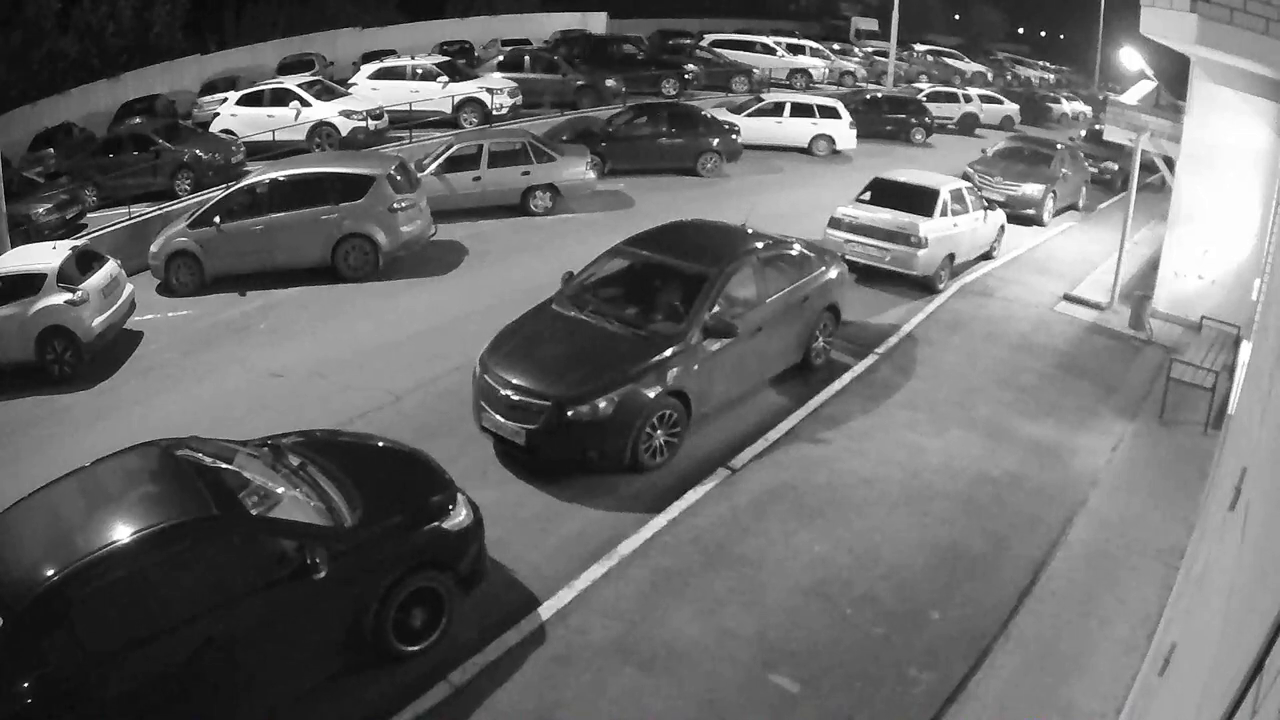
#> input picture frame 10 of Task16/1.mp4, 1280 x 720 px
$ jupyter execute 161.ipynb
#> lines starting #> are read from the running program, lines starting #| are printed output that depends on the picture; after the words box and inside, x2 and y2 are one past the last pixel; in counts of white or black regions, pixels touching at a corner belong together
[cell 1]
import cv2 as cv
import numpy as np

[cell 2]
def showVideo(video):
    if (video.isOpened()== False):
        print("Error opening video stream or file")

    backSub = cv.createBackgroundSubtractorMOG2()
    while(video.isOpened()):
        ret, frame = video.read()
#> frame is the input picture: shape (720, 1280, 3); mean B, G, R 105.1, 105.1, 105.1
        if ret == True:
            frame = backSub.apply(frame)
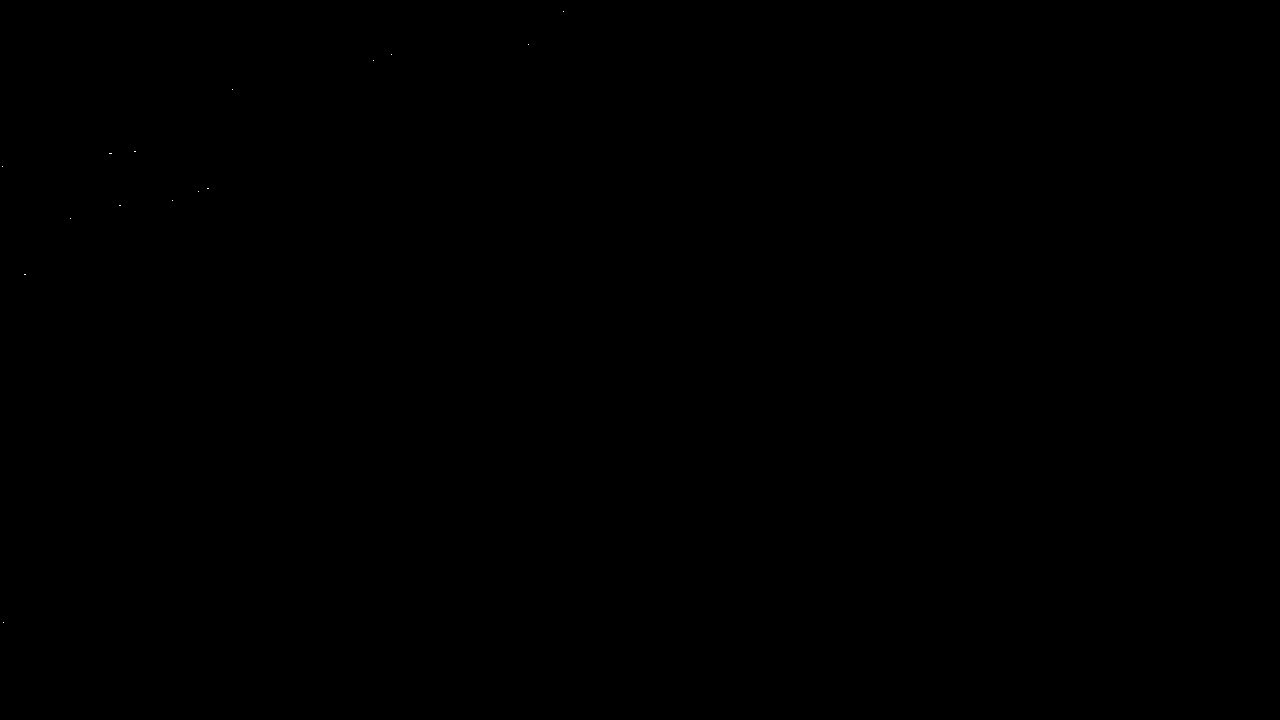
#> frame: shape (720, 1280); values 127 (black) and 255 (white), 0% white in thin lines or dots, all inside (x1, y1, x2, y2) = (2, 11, 564, 623)
            se=cv.getStructuringElement(cv.MORPH_ELLIPSE , (2,2))
            frame=cv.morphologyEx(frame, cv.MORPH_ERODE, se)
#> frame: shape (720, 1280); every value is 127
            cv.imshow('Video',frame)
            if cv.waitKey(25) & 0xFF == ord('q'):
#> (key q is pressed here)
                break
        else:
            break
